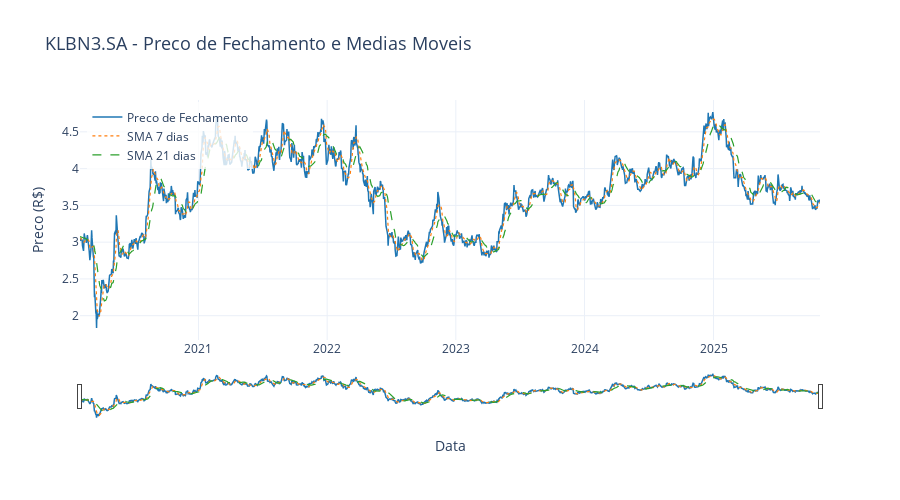

This figure's notebook cell:
### Markdown cell above
## 3. Visualizacao de Series Temporais

### 3.1 Preco de Fechamento com Medias Moveis

Grafico interativo mostrando a evolucao do preco de fechamento ao longo do tempo, com as medias moveis de 7 e 21 dias.

### Code cell
# Create interactive time series chart with moving averages
fig = go.Figure()

# Close price
fig.add_trace(go.Scatter(
    x=df['Date'],
    y=df['Close'],
    mode='lines',
    name='Preco de Fechamento',
    line=dict(color='#1f77b4', width=1.5),
    hovertemplate='Data: %{x}<br>Fechamento: R$ %{y:.2f}<extra></extra>'
))

# SMA 7
fig.add_trace(go.Scatter(
    x=df['Date'],
    y=df['SMA_7'],
    mode='lines',
    name='SMA 7 dias',
    line=dict(color='#ff7f0e', width=1.2, dash='dot'),
    hovertemplate='Data: %{x}<br>SMA 7: R$ %{y:.2f}<extra></extra>'
))

# SMA 21
fig.add_trace(go.Scatter(
    x=df['Date'],
    y=df['SMA_21'],
    mode='lines',
    name='SMA 21 dias',
    line=dict(color='#2ca02c', width=1.2, dash='dash'),
    hovertemplate='Data: %{x}<br>SMA 21: R$ %{y:.2f}<extra></extra>'
))

fig.update_layout(
    title=dict(
        text='KLBN3.SA - Preco de Fechamento e Medias Moveis',
        font=dict(size=18)
    ),
    xaxis_title='Data',
    yaxis_title='Preco (R$)',
    hovermode='x unified',
    legend=dict(
        yanchor='top',
        y=0.99,
        xanchor='left',
        x=0.01,
        bgcolor='rgba(255,255,255,0.8)'
    ),
    template='plotly_white',
    height=500,
    xaxis=dict(
        rangeslider=dict(visible=True),
        type='date'
    )
)

fig.show()

### Figure 1 — Plotly figure (JSON) as saved in the notebook; plotly's stock layout.template omitted (floating-point values rounded to 4 significant figures; data arrays with more than 128 entries replaced by an {"elided": "..."} marker saying what was removed)
{"data": [{"hovertemplate": "Data: %{x}<br>Fechamento: R$ %{y:.2f}<extra></extra>", "line": {"color": "#1f77b4", "width": 1.5}, "mode": "lines", "name": "Preco de Fechamento", "type": "scatter", "x": {"elided": "1433 str values"}, "y": {"elided": "1433 float values"}}, {"hovertemplate": "Data: %{x}<br>SMA 7: R$ %{y:.2f}<extra></extra>", "line": {"color": "#ff7f0e", "dash": "dot", "width": 1.2}, "mode": "lines", "name": "SMA 7 dias", "type": "scatter", "x": {"elided": "1433 str values"}, "y": {"elided": "1433 float values"}}, {"hovertemplate": "Data: %{x}<br>SMA 21: R$ %{y:.2f}<extra></extra>", "line": {"color": "#2ca02c", "dash": "dash", "width": 1.2}, "mode": "lines", "name": "SMA 21 dias", "type": "scatter", "x": {"elided": "1433 str values"}, "y": {"elided": "1433 float values"}}], "layout": {"height": 500, "hovermode": "x unified", "legend": {"bgcolor": "rgba(255,255,255,0.8)", "x": 0.01, "xanchor": "left", "y": 0.99, "yanchor": "top"}, "title": {"font": {"size": 18}, "text": "KLBN3.SA - Preco de Fechamento e Medias Moveis"}, "xaxis": {"rangeslider": {"visible": true}, "title": {"text": "Data"}, "type": "date"}, "yaxis": {"title": {"text": "Preco (R$)"}}}}
